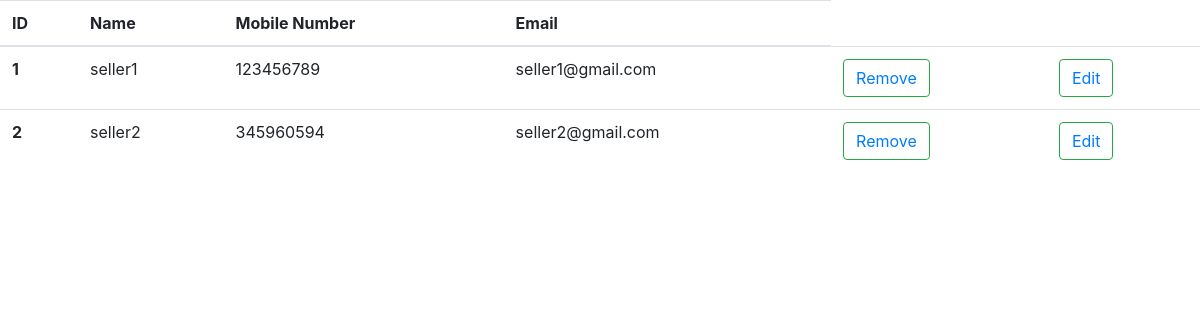
Page /admin1/sellerview on the committed database.
### vendor/models.py (models this page shows, shortened)
class venderreg_tbl(models.Model):
    fnm=models.CharField(max_length=25)
    mob=models.IntegerField()
    eml=models.EmailField()
    psw=models.CharField(max_length=25)

### admin1/views.py (the view)
# urls.py: path('sellerview', sellerview,name='sellerview'),
def sellerview(request):
    obj=venderreg_tbl.objects.all()
    return render(request,'sellerview.html',{'data':obj})

### templates/sellerview.html (shortened to what this page needs)
<link rel="stylesheet" href="https://cdn.jsdelivr.net/npm/bootstrap@4.0.0/dist/css/bootstrap.min.css">
<table class="table table-hover">
    <thead>
      <tr>
        <th scope="col">ID</th>
        <th scope="col">Name</th>
        <th scope="col">Mobile Number</th>
        <th scope="col">Email</th>
      </tr>
    </thead>
    <tbody>
        {% for m in data %}
      <tr>
        <th scope="row">{{m.id}}</th>
        <td>{{m.fnm}}</td>
        <td>{{m.mob}}</td>
        <td>{{m.eml}}</td>
        <td><button class="btn btn-outline-success my-2 my-sm-0" type="submit"><a href="/admin1/deleteseller?idn={{m.id}}">Remove</a></button></td>
        <td><button class="btn btn-outline-success my-2 my-sm-0" type="submit"><a href="/admin1/editseller?idn={{m.id}}">Edit</a></button></td>
      </tr>
      {% endfor %}
    </tbody>
  </table>

### rows in the picture
venderreg_tbl: id "1", fnm "seller1", mob "123456789", eml "seller1@gmail.com"
venderreg_tbl: id "2", fnm "seller2", mob "345960594", eml "seller2@gmail.com"
